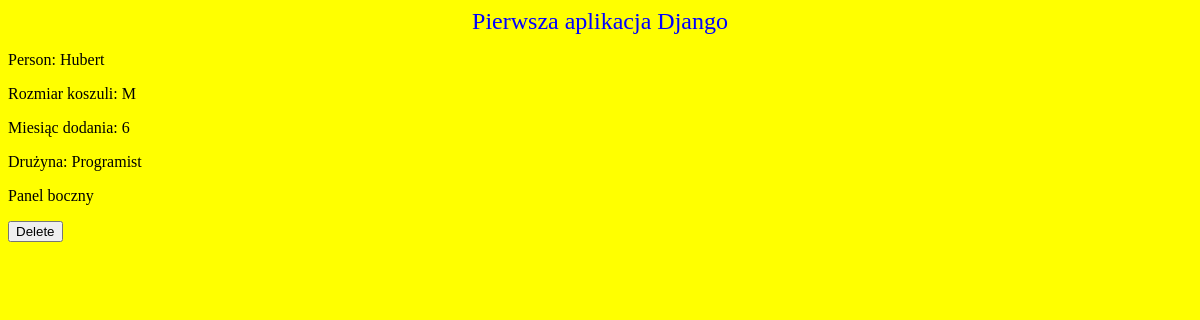
The app's page /folder_aplikacji/persons_html/4/ (signed in) with its own data.
### folder_aplikacji/models.py (models this page shows, shortened)
class Person(models.Model):
    name = models.CharField(max_length=60)
    pseudonim = models.CharField(max_length=80, default="")
    shirt_size = models.CharField(max_length=1, choices=SHIRT_SIZES, default=SHIRT_SIZES[0][0])
    month_added = models.IntegerField(choices=MONTHS.choices, default=MONTHS.choices[0][0])
    team = models.ForeignKey(Team, null=True, blank=True, on_delete=models.SET_NULL)

class Team(models.Model):
    name = models.CharField(max_length=60)
    country = models.CharField(max_length=2)

### folder_aplikacji/views.py (the view)
# urls.py: path("persons_html/<int:id>/", views.person_detail_html),
def person_detail_html(request, id):
    try:
        person = Person.objects.get(id=id)
    except Person.DoesNotExist:
        raise Http404("Obiekt Person o podanym id nie istnieje")
    return render(request,
                  "folder_aplikacji/person/detail.html",
                  {'person': person})

### folder_aplikacji/templates/folder_aplikacji/person/detail.html (shortened to what this page needs)
{% extends "folder_aplikacji/base.html" %}
{% block content %}
<p>Person: {{ person.name }}</p>
<p>Rozmiar koszuli: {{ person.shirt_size }}</p>
<p>Miesiąc dodania: {{ person.month_added }}</p>
<p>Drużyna: {{ person.team.name }}</p>
{% endblock %}

### folder_aplikacji/static/css/folder_aplikacji.css (style rules this page uses)
body { background-color: yellow; }

### records on screen
Person: name "Hubert", shirt_size "M", month_added "6", team.name "Programist"
